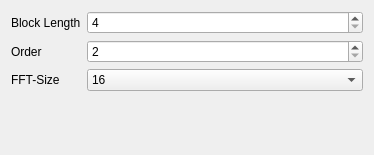
                  <widget class="QWidget" name="scrollAreaWidgetContents_6">
                   <property name="geometry">
                    <rect>
                     <x>0</x>
                     <y>0</y>
                     <width>374</width>
                     <height>155</height>
                    </rect>
                   </property>
                   <layout class="QFormLayout" name="formLayout_3">
                    <property name="fieldGrowthPolicy">
                     <enum>QFormLayout::AllNonFixedFieldsGrow</enum>
                    </property>
                    <item row="1" column="0">
                     <widget class="QLabel" name="orderLabel">
                      <property name="text">
                       <string>Order</string>
                      </property>
                     </widget>
                    </item>
                    <item row="1" column="1">
                     <widget class="QSpinBox" name="burg_order">
                      <property name="minimum">
                       <number>2</number>
                      </property>
                      <property name="maximum">
                       <number>9999</number>
                      </property>
                     </widget>
                    </item>
                    <item row="2" column="0">
                     <widget class="QLabel" name="fFTSizeLabel_2">
                      <property name="text">
                       <string>FFT-Size</string>
                      </property>
                     </widget>
                    </item>
                    <item row="2" column="1">
                     <widget class="QComboBox" name="burg_fft_size">
                      <item>
                       <property name="text">
                        <string>16</string>
                       </property>
                      </item>
                      <item>
                       <property name="text">
                        <string>32</string>
                       </property>
                      </item>
                      <item>
                       <property name="text">
                        <string>64</string>
                       </property>
                      </item>
                      <item>
                       <property name="text">
                        <string>128</string>
                       </property>
                      </item>
                      <item>
                       <property name="text">
                        <string>256</string>
                       </property>
                      </item>
                      <item>
                       <property name="text">
                        <string>512</string>
                       </property>
                      </item>
                      <item>
                       <property name="text">
                        <string>1024</string>
                       </property>
                      </item>
                      <item>
                       <property name="text">
                        <string>2048</string>
                       </property>
                      </item>
                      <item>
                       <property name="text">
                        <string>4096</string>
                       </property>
                      </item>
                      <item>
                       <property name="text">
                        <string>8192</string>
                       </property>
                      </item>
                      <item>
                       <property name="text">
                        <string>16384</string>
                       </property>
                      </item>
                      <item>
                       <property name="text">
                        <string>32768</string>
                       </property>
                      </item>
                      <item>
                       <property name="text">
                        <string>65536</string>
                       </property>
                      </item>
                     </widget>
                    </item>
                    <item row="0" column="0">
                     <widget class="QLabel" name="blockLengthLabel">
                      <property name="text">
                       <string>Block Length</string>
                      </property>
                     </widget>
                    </item>
                    <item row="0" column="1">
                     <widget class="QSpinBox" name="burg_block_len">
                      <property name="minimum">
                       <number>4</number>
                      </property>
                      <property name="maximum">
                       <number>65536</number>
                      </property>
                     </widget>
                    </item>
                   </layout>
                  </widget>
